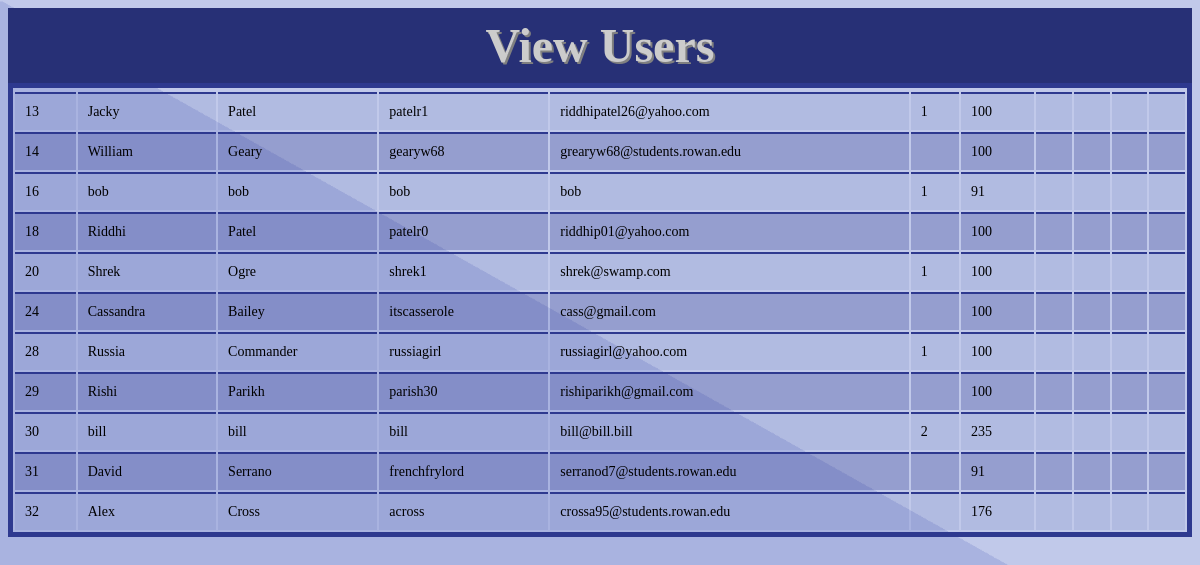
Before: /Views/viewusers.php with the older database file.
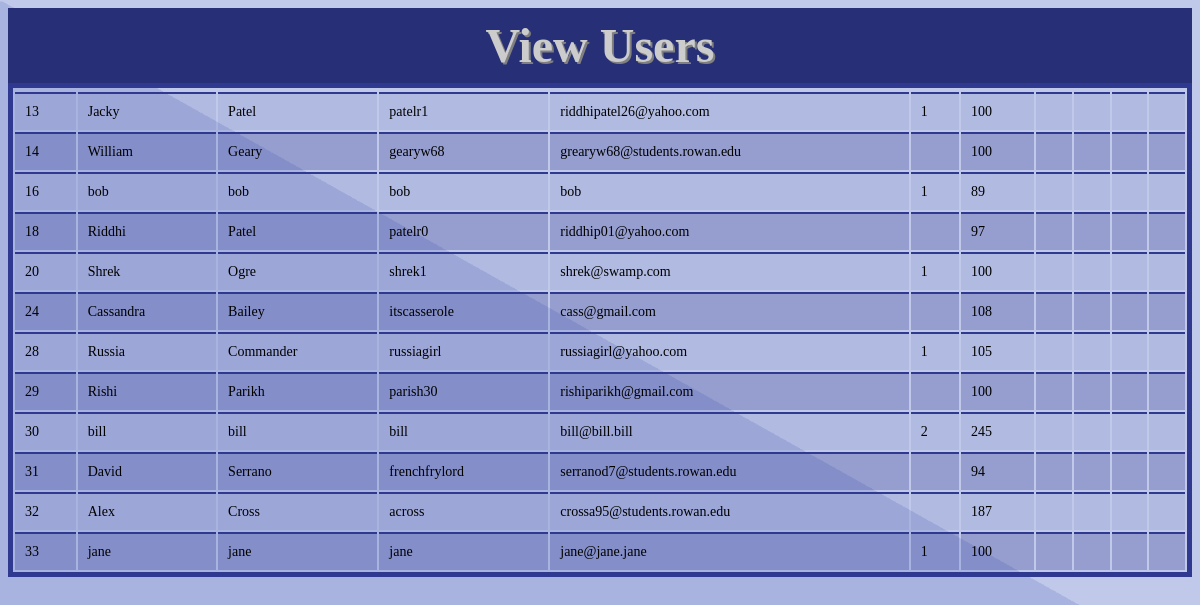
After: the same page with the newer database file.
### tables this page shows
CREATE TABLE `user` (
  `user_num` int(11) NOT NULL AUTO_INCREMENT,
  `first_name` varchar(30) NOT NULL,
  `last_name` varchar(30) NOT NULL,
  `username` varchar(20) NOT NULL,
  `email` varchar(40) NOT NULL,
  `password` varchar(256) DEFAULT NULL,
  `admin` int(1) DEFAULT NULL,
  `user_points` int(3) NOT NULL DEFAULT '100',
  `last_request` datetime DEFAULT NULL,
  `num_requests` int(2) NOT NULL DEFAULT '0',
  `department_id` int(2) DEFAULT NULL,
  `login_attempts` tinyint(3) unsigned DEFAULT '0',
  PRIMARY KEY (`user_num`),
  UNIQUE KEY `user_num_UNIQUE` (`user_num`),
  UNIQUE KEY `username_unique` (`username`),
  UNIQUE KEY `email_unique` (`email`),
  KEY `fk_department_idx` (`department_id`),
  CONSTRAINT `fk_department` FOREIGN KEY (`department_id`) REFERENCES `department` (`department_id`) ON DELETE NO ACTION ON UPDATE NO ACTION
);

### Views/viewusers.php (the view, shortened to what this page needs)
<?php
        $dbh = ConnectDB();
?>
<html>
<head>
   <link rel="stylesheet" type="text/css" href="../Styles/displayTables.css">
</head>
<body class="background" background="../Images/Background.png">
   <div class="header">View Users</div>
   <table>
      <?php
         try{
	    $sql = "SELECT user_num,first_name,last_name,username,email,admin,user_points ";
	    $sql .= "FROM user ";
	    $stmt = $dbh->prepare($sql);
	    $stmt->execute();
	    foreach($stmt->fetchAll() as $user) {
        $row =  " <tr><td>" . $user['user_num'];
        $row .= "</td><td>" . $user['first_name'];
        $row .= "</td><td>" . $user['last_name'];
        $row .= "</td><td>" . $user['username'];
        $row .= "</td><td>" . $user['email'];
        $row .= "</td><td>" . $user['admin'];
        $row .= "</td><td>" . $user['user_points'];
        $row .= "</td><td>";
        $row .= "</td><td>";
        $row .= "</td><td>";
        $row .= "</td><td>";
        $row .= "</td></tr>";
	       echo $row;
               }
            }
	 catch(Exception $e){}
      ?>
   </table>
</body>
</html>

Changed rows visible on the page:
changed user "bob": user_points "91" → "89"
changed user "Riddhi": user_points "100" → "97"
changed user "Cassandra": user_points "100" → "108"
changed user "Russia": user_points "100" → "105"
changed user "bill": user_points "235" → "245"
changed user "David": user_points "91" → "94"
changed user "Alex": user_points "176" → "187"
added user: user_num "33", first_name "jane", last_name "jane", username "jane", email "jane@jane.jane", admin "1", user_points "100"
